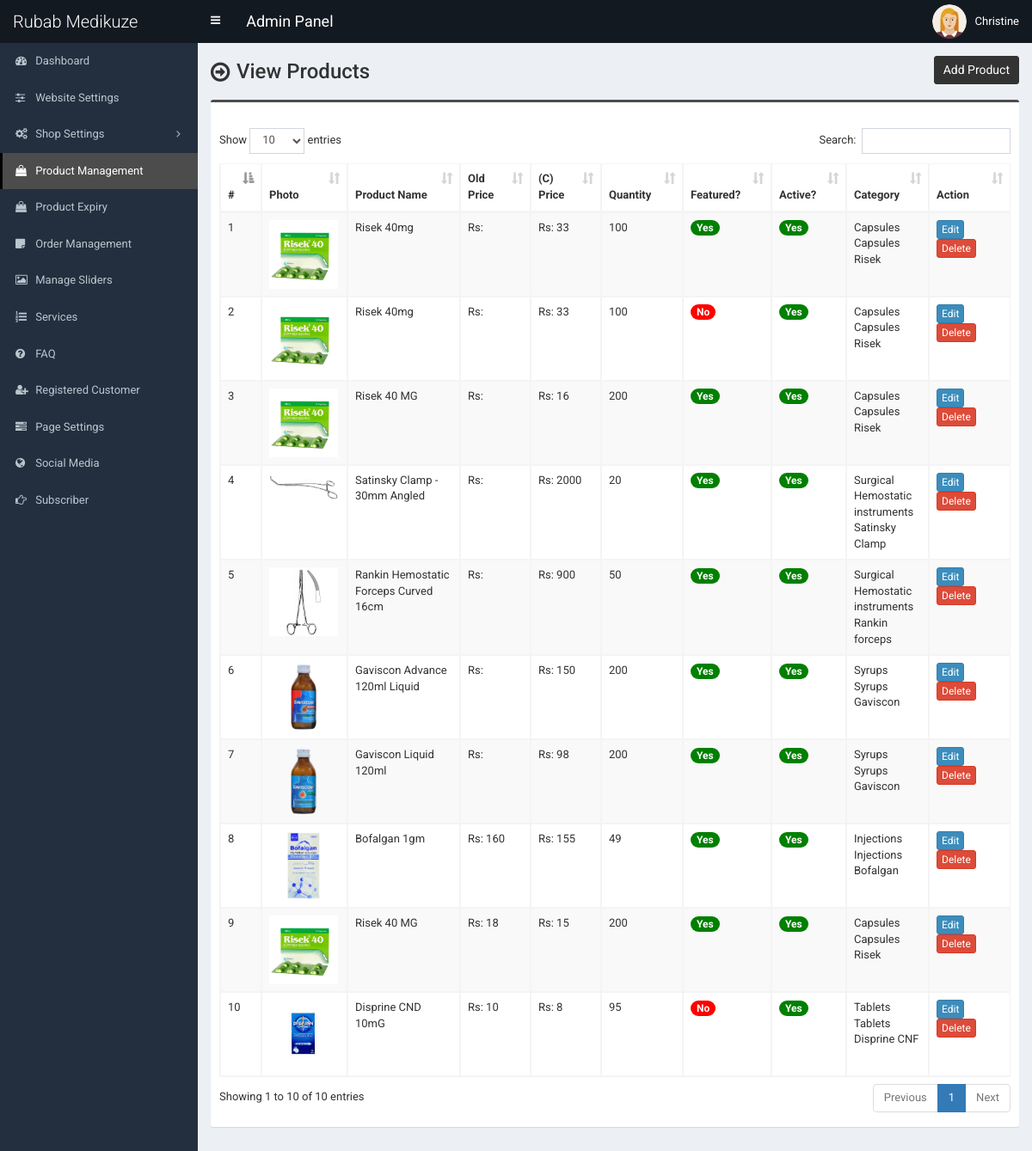
Screenshot of /admin/product.php (signed in) with the database file from the repository.
### tables this page shows
CREATE TABLE `tbl_product` (
  `p_id` int(11) NOT NULL,
  `p_name` varchar(255) NOT NULL,
  `p_old_price` varchar(10) NOT NULL,
  `p_current_price` varchar(10) NOT NULL,
  `p_qty` int(10) NOT NULL,
  `p_featured_photo` varchar(255) NOT NULL,
  `p_description` text NOT NULL,
  `p_short_description` text NOT NULL,
  `p_feature` text NOT NULL,
  `p_condition` text NOT NULL,
  `p_return_policy` text NOT NULL,
  `p_total_view` int(11) NOT NULL,
  `p_is_featured` int(1) NOT NULL,
  `p_is_active` int(1) NOT NULL,
  `ecat_id` int(11) NOT NULL,
  `expiry` date DEFAULT NULL,
  `Purchase_Date` date NOT NULL DEFAULT current_timestamp()
);

CREATE TABLE `tbl_top_category` (
  `tcat_id` int(11) NOT NULL,
  `tcat_name` varchar(255) NOT NULL,
  `show_on_menu` int(1) NOT NULL
);

CREATE TABLE `tbl_mid_category` (
  `mcat_id` int(11) NOT NULL,
  `mcat_name` varchar(255) NOT NULL,
  `tcat_id` int(11) NOT NULL
);

CREATE TABLE `tbl_end_category` (
  `ecat_id` int(11) NOT NULL,
  `ecat_name` varchar(255) NOT NULL,
  `mcat_id` int(11) NOT NULL
);

### admin/product.php (the view, shortened to what this page needs)
<?php require_once('header.php'); ?>
<section class="content-header">
	<div class="content-header-left">
		<h1>View Products</h1>
	</div>
	<div class="content-header-right">
		<a href="product-add.php" class="btn btn-primary btn-sm">Add Product</a>
	</div>
</section>
<section class="content">
	<div class="row">
		<div class="col-md-12">
			<div class="box box-info">
				<div class="box-body table-responsive">
					<table id="example1" class="table table-bordered table-hover table-striped">
					<thead class="thead-dark">
							<tr>
								<th width="10">#</th>
								<th>Photo</th>
								<th width="160">Product Name</th>
								<th width="60">Old Price</th>
								<th width="60">(C) Price</th>
								<th width="60">Quantity</th>
								<th>Featured?</th>
								<th>Active?</th>
								<th>Category</th>
								<th width="80">Action</th>
							</tr>
						</thead>
						<tbody>
							<?php
							$i=0;
							$statement = $pdo->prepare("SELECT
														t1.p_id,
														t1.p_name,
														t1.p_old_price,
														t1.p_current_price,
														t1.p_qty,
														t1.p_featured_photo,
														t1.p_is_featured,
														t1.p_is_active,
														t1.ecat_id,
														t2.ecat_id,
														t2.ecat_name,
														t3.mcat_id,
														t3.mcat_name,
														t4.tcat_id,
														t4.tcat_name
							                           	FROM tbl_product t1
							                           	JOIN tbl_end_category t2
							                           	ON t1.ecat_id = t2.ecat_id
							                           	JOIN tbl_mid_category t3
							                           	ON t2.mcat_id = t3.mcat_id
							                           	JOIN tbl_top_category t4
							                           	ON t3.tcat_id = t4.tcat_id
							                           	ORDER BY t1.p_id DESC
							                           	");
							$statement->execute();
							$result = $statement->fetchAll(PDO::FETCH_ASSOC);
							foreach ($result as $row) {
								$i++;
								?>
								<tr>
									<td><?php echo $i; ?></td>
									<td style="width:82px;"><img src="../assets/uploads/<?php echo $row['p_featured_photo']; ?>" alt="<?php echo $row['p_name']; ?>" style="width:80px;"></td>
									<td><?php echo $row['p_name']; ?></td>
									<td>Rs: <?php echo $row['p_old_price']; ?></td>
									<td>Rs: <?php echo $row['p_current_price']; ?></td>
									<td><?php echo $row['p_qty']; ?></td>
									<td>
										<?php if($row['p_is_featured'] == 1) {echo '<span class="badge badge-success" style="background-color:green;">Yes</span>';} else {echo '<span class="badge badge-success" style="background-color:red;">No</span>';} ?>
									</td>
									<td>
										<?php if($row['p_is_active'] == 1) {echo '<span class="badge badge-success" style="background-color:green;">Yes</span>';} else {echo '<span class="badge badge-danger" style="background-color:red;">No</span>';} ?>
									</td>
									<td>
										<?php echo $row['tcat_name']; ?><br><?php echo $row['mcat_name']; ?><br><?php echo $row['ecat_name']; ?>
									</td>
									<td>
										<a href="product-edit.php?id=<?php echo $row['p_id']; ?>" class="btn btn-primary btn-xs">Edit</a>
										<a href="#" class="btn btn-danger btn-xs" data-href="product-delete.php?id=<?php echo $row['p_id']; ?>" data-toggle="modal" data-target="#confirm-delete">Delete</a>
									</td>
								</tr>
								<?php
							}
							?>
						</tbody>
					</table>
				</div>
			</div>
		</div>
	</div>
</section>
<?php require_once('footer.php'); ?>

### admin/header.php (shortened to what this page needs)
<!DOCTYPE html>
<html>
<head>
	<link rel="stylesheet" href="css/bootstrap.min.css">
	<link rel="stylesheet" href="css/font-awesome.min.css">
	<link rel="stylesheet" href="css/ionicons.min.css">
	<link rel="stylesheet" href="css/datepicker3.css">
	<link rel="stylesheet" href="css/all.css">
	<link rel="stylesheet" href="css/select2.min.css">
	<link rel="stylesheet" href="css/dataTables.bootstrap.css">
	<link rel="stylesheet" href="css/jquery.fancybox.css">
	<link rel="stylesheet" href="css/AdminLTE.min.css">
	<link rel="stylesheet" href="css/_all-skins.min.css">
	<link rel="stylesheet" href="css/on-off-switch.css"/>
	<link rel="stylesheet" href="css/summernote.css">
	<link rel="stylesheet" href="style.css">
</head>
<body class="hold-transition fixed skin-blue sidebar-mini">
	<div class="wrapper">
		<header class="main-header">
			<a href="index.php" class="logo">
				<span class="logo-lg">Rubab Medikuze</span>
			</a>
			<nav class="navbar navbar-static-top">
				<a href="#" class="sidebar-toggle" data-toggle="offcanvas" role="button">
				</a>
				<span style="float:left;line-height:50px;color:#fff;padding-left:15px;font-size:18px;">Admin Panel</span>
				<div class="navbar-custom-menu">
					<ul class="nav navbar-nav">
						<li class="dropdown user user-menu">
							<a href="#" class="dropdown-toggle" data-toggle="dropdown">
								<img src="../assets/uploads/<?php echo $_SESSION['user']['photo']; ?>" class="user-image" alt="User Image">
								<span class="hidden-xs"><?php echo $_SESSION['user']['full_name']; ?></span>
							</a>
						</li>
					</ul>
				</div>
			</nav>
		</header>
  		<?php $cur_page = substr($_SERVER["SCRIPT_NAME"],strrpos($_SERVER["SCRIPT_NAME"],"/")+1); ?>
  		<aside class="main-sidebar">
    		<section class="sidebar">
      			<ul class="sidebar-menu">
			        <li class="treeview <?php if($cur_page == 'index.php') {echo 'active';} ?>">
			          <a href="index.php">
			            <i class="fa fa-dashboard"></i> <span>Dashboard</span>
			          </a>
			        </li>
			        <li class="treeview <?php if( ($cur_page == 'settings.php') ) {echo 'active';} ?>">
			          <a href="settings.php">
			            <i class="fa fa-sliders"></i> <span>Website Settings</span>
			          </a>
			        </li>
                    <li class="treeview <?php if( ($cur_page == 'size.php') || ($cur_page == 'size-add.php') || ($cur_page == 'size-edit.php') || ($cur_page == 'color.php') || ($cur_page == 'color-add.php') || ($cur_page == 'color-edit.php') || ($cur_page == 'country.php') || ($cur_page == 'country-add.php') || ($cur_page == 'country-edit.php') || ($cur_page == 'shipping-cost.php') || ($cur_page == 'shipping-cost-edit.php') || ($cur_page == 'top-category.php') || ($cur_page == 'top-category-add.php') || ($cur_page == 'top-category-edit.php') || ($cur_page == 'mid-category.php') || ($cur_page == 'mid-category-add.php') || ($cur_page == 'mid-category-edit.php') || ($cur_page == 'end-category.php') || ($cur_page == 'end-category-add.php') || ($cur_page == 'end-category-edit.php') ) {echo 'active';} ?>">
                        <a href="#">
                            <i class="fa fa-cogs"></i>
                            <span>Shop Settings</span>
                            <span class="pull-right-container">
								<i class="fa fa-angle-left pull-right"></i>
							</span>
                        </a>
                    </li>
                    <li class="treeview <?php if( ($cur_page == 'product.php') || ($cur_page == 'product-add.php') || ($cur_page == 'product-edit.php') ) {echo 'active';} ?>">
                        <a href="product.php">
                            <i class="fa fa-shopping-bag"></i> <span>Product Management</span>
                        </a>
                    </li>
                    <li class="treeview <?php if( ($cur_page == 'product-expire.php') || ($cur_page == 'product-add.php') || ($cur_page == 'product-edit.php') ) {echo 'active';} ?>">
                        <a href="product-expire.php">
                            <i class="fa fa-shopping-bag"></i> <span>Product Expiry</span>
                        </a>
                    </li>
                    <li class="treeview <?php if( ($cur_page == 'order.php') ) {echo 'active';} ?>">
                        <a href="order.php">
                            <i class="fa fa-sticky-note"></i> <span>Order Management</span>
                        </a>
                    </li>
                     <li class="treeview <?php if( ($cur_page == 'slider.php') ) {echo 'active';} ?>">
			          <a href="slider.php">
			            <i class="fa fa-picture-o"></i> <span>Manage Sliders</span>
			          </a>
			        </li>
			        <li class="treeview <?php if( ($cur_page == 'service.php') ) {echo 'active';} ?>">
			          <a href="service.php">
			            <i class="fa fa-list-ol"></i> <span>Services</span>
			          </a>
			        </li>
			      			        <li class="treeview <?php if( ($cur_page == 'faq.php') ) {echo 'active';} ?>">
			          <a href="faq.php">
			            <i class="fa fa-question-circle"></i> <span>FAQ</span>
			          </a>
			        </li>
						<li class="treeview <?php if( ($cur_page == 'customer.php') || ($cur_page == 'customer-add.php') || ($cur_page == 'customer-edit.php') ) {echo 'active';} ?>">
			          <a href="customer.php">
			            <i class="fa fa-user-plus"></i> <span>Registered Customer</span>
			          </a>
			        </li>
			        <li class="treeview <?php if( ($cur_page == 'page.php') ) {echo 'active';} ?>">
			          <a href="page.php">
			            <i class="fa fa-tasks"></i> <span>Page Settings</span>
			          </a>
			        </li>
			        <li class="treeview <?php if( ($cur_page == 'social-media.php') ) {echo 'active';} ?>">
			          <a href="social-media.php">
			            <i class="fa fa-globe"></i> <span>Social Media</span>
			          </a>
			        </li>
			        <li class="treeview <?php if( ($cur_page == 'subscriber.php')||($cur_page == 'subscriber.php') ) {echo 'active';} ?>">
			          <a href="subscriber.php">
			            <i class="fa fa-hand-o-right"></i> <span>Subscriber</span>
			          </a>
			        </li>
      			</ul>
    		</section>
  		</aside>
  		<div class="content-wrapper">

### admin/footer.php (shortened to what this page needs)
		</div>
	</div>
</body>
</html>

### admin/style.css (style rules this page uses)
body { font-size: 13px; font-family: "Roboto", sans-serif; }
.navbar-nav > .user-menu .user-image { width: 40px; height: 40px; margin-top: -10px; }
.content-header > h1, .content-header .content-header-left h1 { font-family: "Roboto", sans-serif; }
.main-header .logo { text-align: left; }
.main-header .logo .logo-lg { font-family: "Roboto", sans-serif; }
.box-info { padding-top: 20px; }
.sidebar-menu li > a > .pull-right-container > .fa-angle-left:before { content: "\f105"; }
.content-header { overflow: hidden; }
.content-header .content-header-left { float: left; padding-top: 5px; }
.content-header .content-header-right { float: right; }
.content-header .content-header-left h1 { margin-top: 0; margin-bottom: 0; padding-left: 30px; padding-bottom: 5px; font-size: 24px; position: relative; }
.content-header .content-header-left h1:before { position: absolute; top: 0; left: 0; font-family: "FontAwesome", sans-serif; font-size: 26px; content: "\f18e"; }
.content-header .content-header-right a { position: relative; font-size: 14px; }
.skin-blue .sidebar-menu > li:hover > a, .skin-blue .sidebar-menu > li.active > a { color: #fff; background: #3c8dbc; border-left-color: #3c8dbc; }
.skin-blue .main-header .logo, .skin-blue .main-header .logo:hover, .skin-blue .main-header .navbar, .skin-blue .main-header .navbar .sidebar-toggle:hover { background-color: #131921; }
.skin-blue .sidebar-menu > li:hover > a, .skin-blue .sidebar-menu > li.active > a { background-color: #4c4c4c; border-left-color: #000000; }
.box.box-info { border-top-color: #4c4c4c; }
.content-header .content-header-right a { background-color: #333333; border-color: #333333; }

### rows the page displays
tbl_product: p_featured_photo (picture), p_name "Risek 40mg", p_current_price "33", p_qty "100", p_is_featured "Yes", p_is_active "Yes", tbl_top_category.tcat_name "Capsules", tbl_mid_category.mcat_name "Capsules", ecat.ecat_name "Risek"
tbl_product: p_featured_photo (picture), p_name "Risek 40mg", p_current_price "33", p_qty "100", p_is_featured "No", p_is_active "Yes", tbl_top_category.tcat_name "Capsules", tbl_mid_category.mcat_name "Capsules", ecat.ecat_name "Risek"
tbl_product: p_featured_photo (picture), p_name "Risek 40 MG", p_current_price "16", p_qty "200", p_is_featured "Yes", p_is_active "Yes", tbl_top_category.tcat_name "Capsules", tbl_mid_category.mcat_name "Capsules", ecat.ecat_name "Risek"
tbl_product: p_featured_photo (picture), p_name "Satinsky Clamp - 30mm Angled", p_current_price "2000", p_qty "20", p_is_featured "Yes", p_is_active "Yes", tbl_top_category.tcat_name "Surgical", tbl_mid_category.mcat_name "Hemostatic instruments", ecat.ecat_name "Satinsky Clamp"
tbl_product: p_featured_photo (picture), p_name "Rankin Hemostatic Forceps Curved 16cm", p_current_price "900", p_qty "50", p_is_featured "Yes", p_is_active "Yes", tbl_top_category.tcat_name "Surgical", tbl_mid_category.mcat_name "Hemostatic instruments", ecat.ecat_name "Rankin forceps"
tbl_product: p_featured_photo (picture), p_name "Gaviscon Advance 120ml Liquid", p_current_price "150", p_qty "200", p_is_featured "Yes", p_is_active "Yes", tbl_top_category.tcat_name "Syrups", tbl_mid_category.mcat_name "Syrups", ecat.ecat_name "Gaviscon"
tbl_product: p_featured_photo (picture), p_name "Gaviscon Liquid 120ml", p_current_price "98", p_qty "200", p_is_featured "Yes", p_is_active "Yes", tbl_top_category.tcat_name "Syrups", tbl_mid_category.mcat_name "Syrups", ecat.ecat_name "Gaviscon"
tbl_product: p_featured_photo (picture), p_name "Bofalgan 1gm", p_old_price "160", p_current_price "155", p_qty "49", p_is_featured "Yes", p_is_active "Yes", tbl_top_category.tcat_name "Injections", tbl_mid_category.mcat_name "Injections", ecat.ecat_name "Bofalgan"
tbl_product: p_featured_photo (picture), p_name "Risek 40 MG", p_old_price "18", p_current_price "15", p_qty "200", p_is_featured "Yes", p_is_active "Yes", tbl_top_category.tcat_name "Capsules", tbl_mid_category.mcat_name "Capsules", ecat.ecat_name "Risek"
tbl_product: p_featured_photo (picture), p_name "Disprine CND 10mG", p_old_price "10", p_current_price "8", p_qty "95", p_is_featured "No", p_is_active "Yes", tbl_top_category.tcat_name "Tablets", tbl_mid_category.mcat_name "Tablets", ecat.ecat_name "Disprine CNF"

### other values shown
$_SESSION['user']['full_name'] "Christine"
